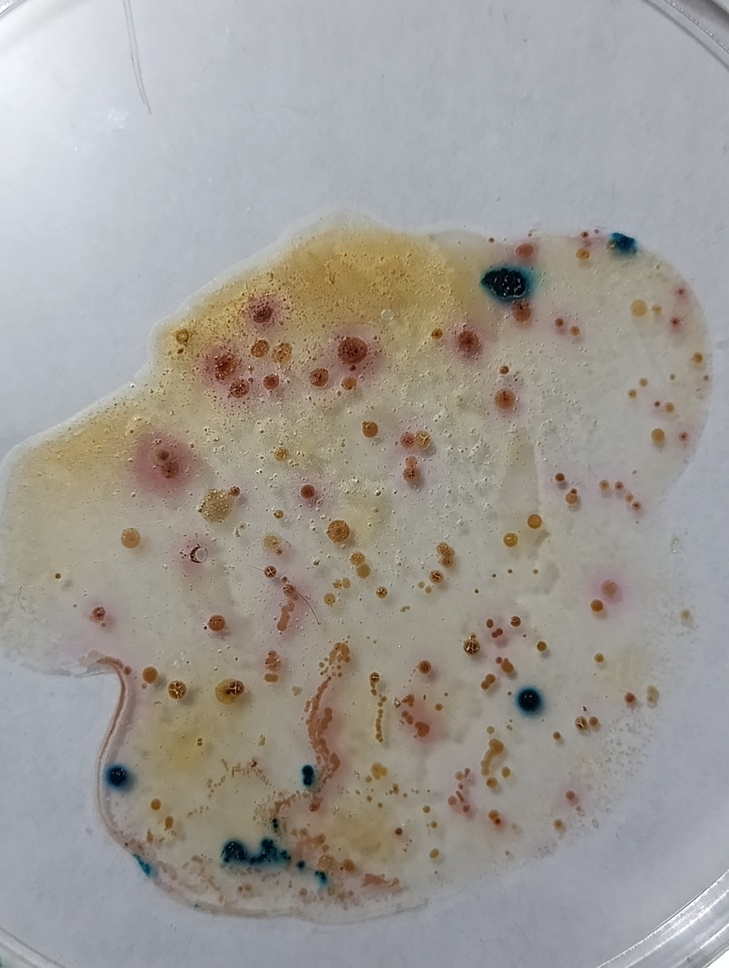
#> input picture HCL001R.jpg, 729 x 968 px, shrunk from 3072 x 4080 before the run
$ python main4.py
#> lines starting #> are read from the running program, lines starting #| are printed output that depends on the picture; after the words box and inside, x2 and y2 are one past the last pixel; in counts of white or black regions, pixels touching at a corner belong together
import cv2
import numpy as np

# Cargar imagen
img = cv2.imread('HCL001R.jpg')
#> img is the input picture: shape (968, 729, 3); mean B, G, R 150.5, 155.8, 160.1
imgR = img.copy()
imgY = img.copy()
imgB = img.copy()

# 1. Preprocesamiento - Mejorar contraste en zonas oscuras
lab = cv2.cvtColor(img, cv2.COLOR_BGR2LAB)
#> lab: shape (968, 729, 3); mean of channels 0, 1, 2 164.3, 128.9, 131.5
l, a, b = cv2.split(lab)
clahe = cv2.createCLAHE(clipLimit=4.0, tileGridSize=(16,16))  # Más agresivo
l = clahe.apply(l)
lab = cv2.merge((l,a,b))
#> lab: shape (968, 729, 3); mean of channels 0, 1, 2 162.9, 128.9, 131.5
img_enhanced = cv2.cvtColor(lab, cv2.COLOR_LAB2BGR)


# Convertir a HSV (mejor para detección de color)
hsv = cv2.cvtColor(img, cv2.COLOR_BGR2HSV)
#> hsv: shape (968, 729, 3); mean H, S, V 62.7, 34.4, 165.4

# Definir rangos para tonos rojizos en HSV (corregido)
lower_red1 = np.array([0, 50, 50])       # Rojo bajo (tono 0-10)
upper_red1 = np.array([10, 255, 255])
lower_red2 = np.array([160, 50, 50])      # Rojo alto (tono 160-180)
upper_red2 = np.array([180, 255, 255])

lower_yellow = np.array([20, 50, 50])
upper_yellow = np.array([30, 255, 255])

lower_blue1 = np.array([200, 30, 30])
upper_blue1 = np.array([200, 255, 255])
lower_blue2 = np.array([85, 40, 30])
upper_blue2 = np.array([115, 120, 80])

# Crear máscaras
mask1 = cv2.inRange(hsv, lower_red1, upper_red1)
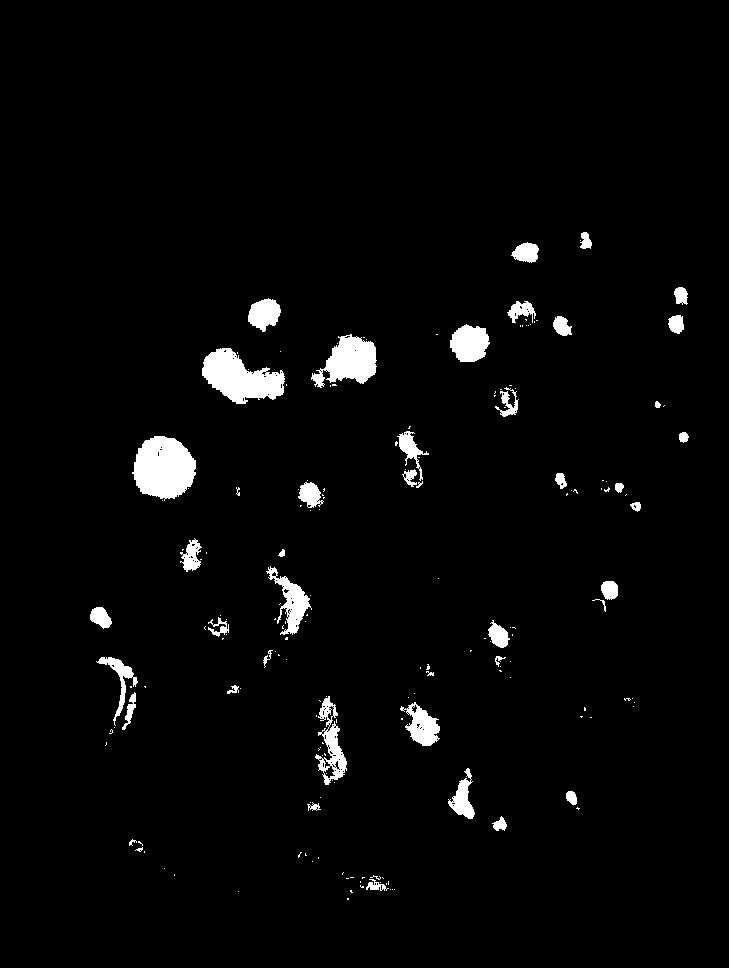
#> mask1: shape (968, 729); 2.9% white; 181 white regions (136 under 20 px), largest, box (x1, y1, x2, y2) and area: (132, 436, 196, 501) 3057, (202, 348, 285, 404) 2732, (311, 334, 377, 388) 2011
mask2 = cv2.inRange(hsv, lower_red2, upper_red2)
#> mask2: shape (968, 729); 0% white in thin lines or dots, all inside (x1, y1, x2, y2) = (601, 580, 619, 601)
mask_red = cv2.bitwise_or(mask1, mask2)

mask_yellow = cv2.inRange(hsv, lower_yellow, upper_yellow)
#> mask_yellow: shape (968, 729); 8.3% white; 410 white regions (371 under 20 px), largest, box (x1, y1, x2, y2) and area: (25, 229, 492, 512) 32189, (140, 666, 273, 838) 12595, (258, 400, 348, 472) 4037

maskB1 = cv2.inRange(hsv, lower_blue1, upper_blue1)
#> maskB1: shape (968, 729); every value is 0
maskB2 = cv2.inRange(hsv, lower_blue2, upper_blue2)
#> maskB2: shape (968, 729); 0.13% white in thin lines or dots, all inside (x1, y1, x2, y2) = (113, 240, 636, 882)
mask_blue = cv2.bitwise_or(maskB1, maskB2)

# Mejorar la máscara con morfología
kernel = np.ones((5, 5), np.uint8)
mask_red = cv2.morphologyEx(mask_red, cv2.MORPH_OPEN, kernel, iterations=1)
#> mask_red: shape (968, 729); 2.3% white; 42 white regions, largest, box (x1, y1, x2, y2) and area: (134, 436, 196, 498) 3027, (202, 348, 284, 404) 2591, (326, 337, 376, 383) 1795
mask_red = cv2.morphologyEx(mask_red, cv2.MORPH_CLOSE, kernel, iterations=2)
#> mask_red: shape (968, 729); 2.4% white; 34 white regions, largest, box (x1, y1, x2, y2) and area: (134, 436, 196, 498) 3035, (202, 348, 284, 404) 2643, (313, 337, 376, 384) 1958

kernel = np.ones((5, 5), np.uint8)
mask_yellow = cv2.morphologyEx(mask_yellow, cv2.MORPH_OPEN, kernel, iterations=1)
#> mask_yellow: shape (968, 729); 7.4% white; 24 white regions, largest, box (x1, y1, x2, y2) and area: (26, 230, 490, 512) 30043, (141, 669, 268, 838) 12058, (260, 408, 348, 469) 3506
mask_yellow = cv2.morphologyEx(mask_yellow, cv2.MORPH_CLOSE, kernel, iterations=2)
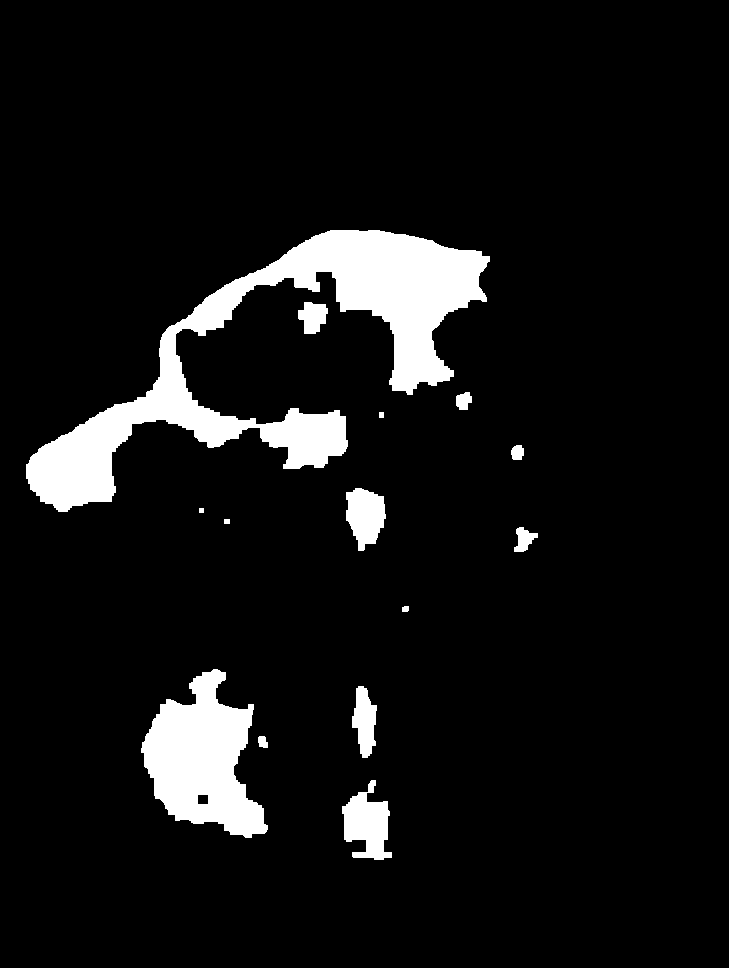
#> mask_yellow: shape (968, 729); 7.7% white; 14 white regions, largest, box (x1, y1, x2, y2) and area: (26, 230, 490, 512) 34654, (141, 669, 268, 838) 12396, (342, 780, 392, 860) 2397

kernel = np.ones((5, 5), np.uint8)
mask_blue = cv2.morphologyEx(mask_blue, cv2.MORPH_OPEN, kernel, iterations=1)
#> mask_blue: shape (968, 729); 0.01% white; 1 white region
mask_blue = cv2.morphologyEx(mask_blue, cv2.MORPH_CLOSE, kernel, iterations=2)

#Suavizado
mask_blue = cv2.GaussianBlur(mask_blue, (5, 5), 0)
mask_red = cv2.GaussianBlur(mask_red, (5, 5), 0)
mask_yellow = cv2.GaussianBlur(mask_yellow, (5, 5), 0)

# Encontrar contornos
contoursRed, _ = cv2.findContours(mask_red, cv2.RETR_EXTERNAL, cv2.CHAIN_APPROX_SIMPLE)
#> contoursRed = 34 contours; largest, box (x1, y1, x2, y2) and area: (132, 434, 198, 500) 3438, (200, 346, 286, 406) 3090, (311, 335, 378, 386) 2328, (448, 323, 491, 364) 1364, (276, 576, 311, 635) 1164

contoursYellow, _ = cv2.findContours(mask_yellow, cv2.RETR_EXTERNAL, cv2.CHAIN_APPROX_SIMPLE)
#> contoursYellow = 14 contours; largest, box (x1, y1, x2, y2) and area: (24, 228, 492, 514) 38505, (139, 667, 270, 840) 13588, (340, 778, 394, 862) 2906, (344, 486, 388, 553) 2114, (350, 684, 379, 760) 1490

contoursBlue, _ = cv2.findContours(mask_blue, cv2.RETR_EXTERNAL, cv2.CHAIN_APPROX_SIMPLE)
#> contoursBlue = 1 item

# Filtrar por área y contar colonias
min_area = 20  # Ajustar según el tamaño mínimo de tus colonias
countR = 0

for cnt in contoursRed:
    area = cv2.contourArea(cnt)
    if area > min_area:
        countR += 1
        # Dibujar contorno y número
        cv2.drawContours(imgR, [cnt], -1, (0, 255, 0), 4)
        M = cv2.moments(cnt)
        if M["m00"] != 0:
            cX = int(M["m10"] / M["m00"])
            cY = int(M["m01"] / M["m00"])
            cv2.putText(img, str(countR), (cX, cY),
                        cv2.FONT_HERSHEY_SIMPLEX, 2, (0, 0, 255), 4)
#> this loop made 34 passes
#> (cnt, area, cX, cY) on passes 1, 10, 16: ([[368, 883], [368, 891], [380, 891], [380, 883]], 96, 374, 887), ([[218, 625], [218, 634], [228, 634], [228, 625]], 90, 223, 629), ([[634, 502], [634, 510], [642, 510], [642, 502]], 64, 638, 506)
#> (area, cX, cY) on passes 2 to 7: (172.5, 499, 824), (200.5, 571, 796), (710.5, 463, 800), (721, 335, 751), (1043, 423, 727), (107, 326, 701)
#> img: shape (968, 729, 3); 3.63% of pixels changed, all inside (x1, y1, x2, y2) = (110, 196, 729, 890)
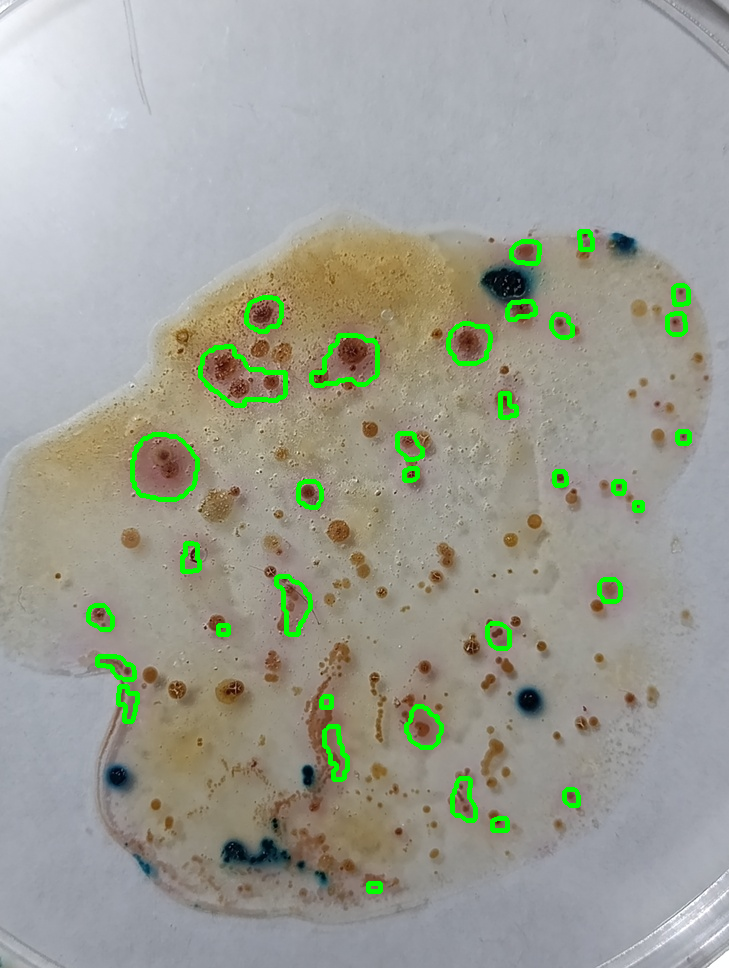
#> imgR: shape (968, 729, 3); mean B, G, R 148.3, 158.6, 157.1
#> after the loop, countR = 34

countY = 0
for cnt in contoursYellow:
    area = cv2.contourArea(cnt)
    if area > min_area:
        countY += 1
        # Dibujar contorno y número
        cv2.drawContours(imgY, [cnt], -1, (0, 255, 0), 4)
        M = cv2.moments(cnt)
        if M["m00"] != 0:
            cX = int(M["m10"] / M["m00"])
            cY = int(M["m01"] / M["m00"])
            cv2.putText(img, str(countR), (cX, cY),
                        cv2.FONT_HERSHEY_SIMPLEX, 2, (0, 0, 255), 4)
#> this loop made 14 passes
#> (cnt, area, cX, cY) on passes 7, 8, 11: ([[222, 517], [222, 525], [231, 525], [231, 517]], 72, 226, 521), ([[197, 506], [197, 514], [205, 514], [205, 506]], 64, 201, 510), ([[377, 410], [377, 419], [385, 419], [385, 410]], 72, 381, 414)
#> (area, cX, cY) on passes 1 to 6: (2905.5, 366, 823), (174.5, 262, 741), (1490.5, 364, 721), (13587.5, 202, 759), (88, 405, 608), (515.5, 523, 539)
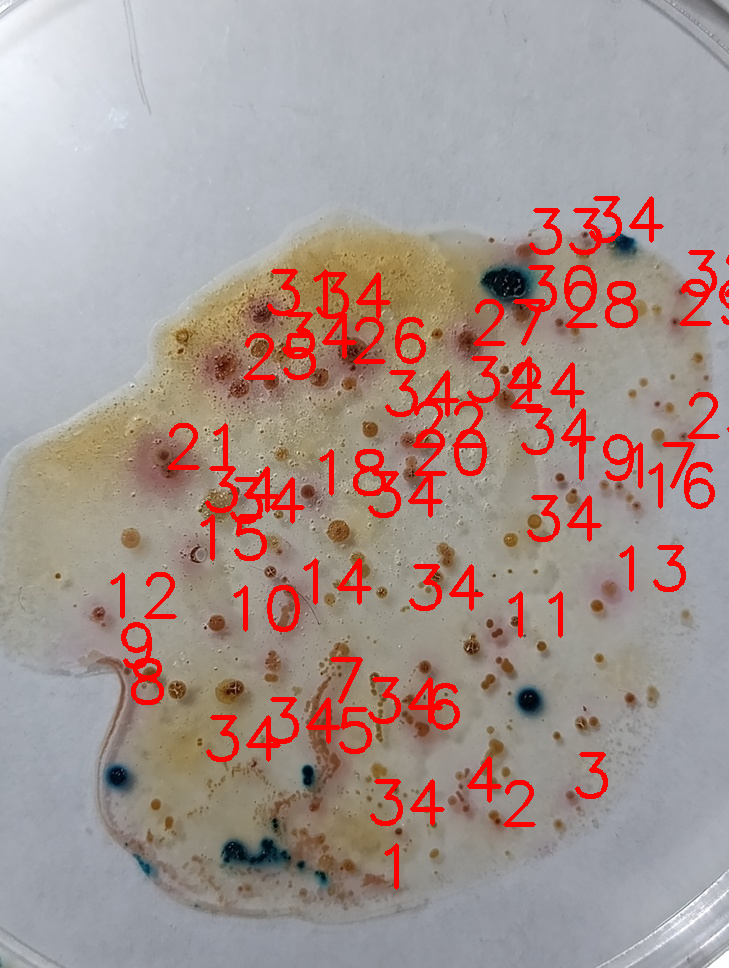
#> img: shape (968, 729, 3); mean B, G, R 143.6, 148, 165.7
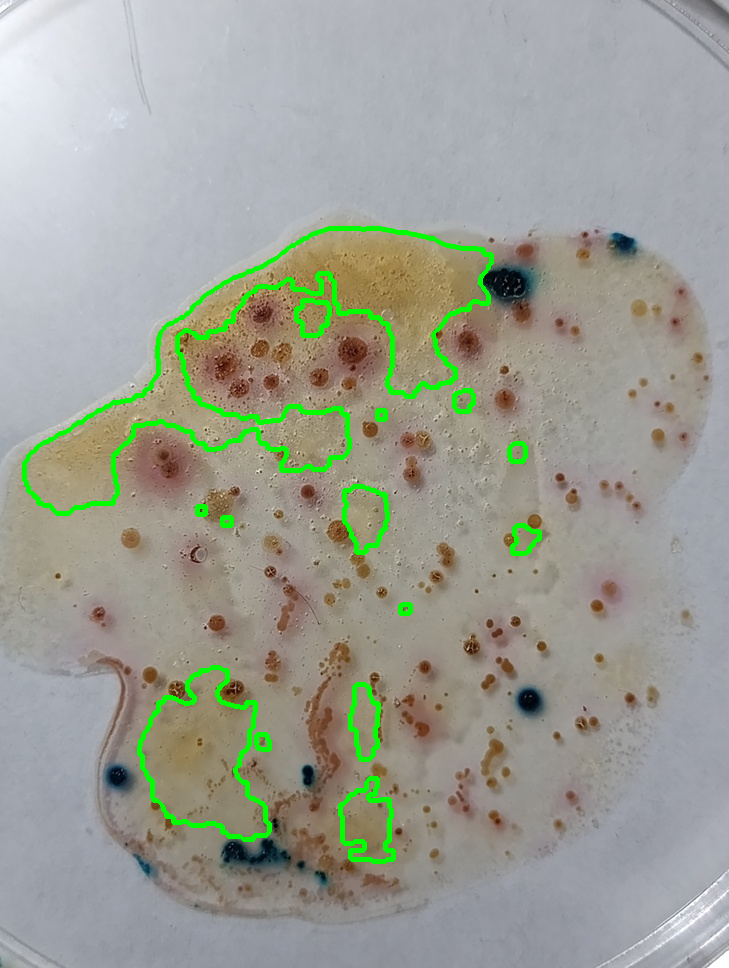
#> imgY: shape (968, 729, 3); mean B, G, R 147.5, 158.8, 156
#> after the loop, countY = 14

countB = 0
for cnt in contoursBlue:
    area = cv2.contourArea(cnt)
    if area > min_area:
        countB += 1
        # Dibujar contorno y número
        cv2.drawContours(imgB, [cnt], -1, (0, 255, 0), 4)
        M = cv2.moments(cnt)
        if M["m00"] != 0:
            cX = int(M["m10"] / M["m00"])
            cY = int(M["m01"] / M["m00"])
            cv2.putText(img, str(countR), (cX, cY),
                        cv2.FONT_HERSHEY_SIMPLEX, 2, (0, 0, 255), 4)
#> this loop made 1 pass
#> (area, countB, cX, cY) on pass 1: (88, 1, 508, 298)
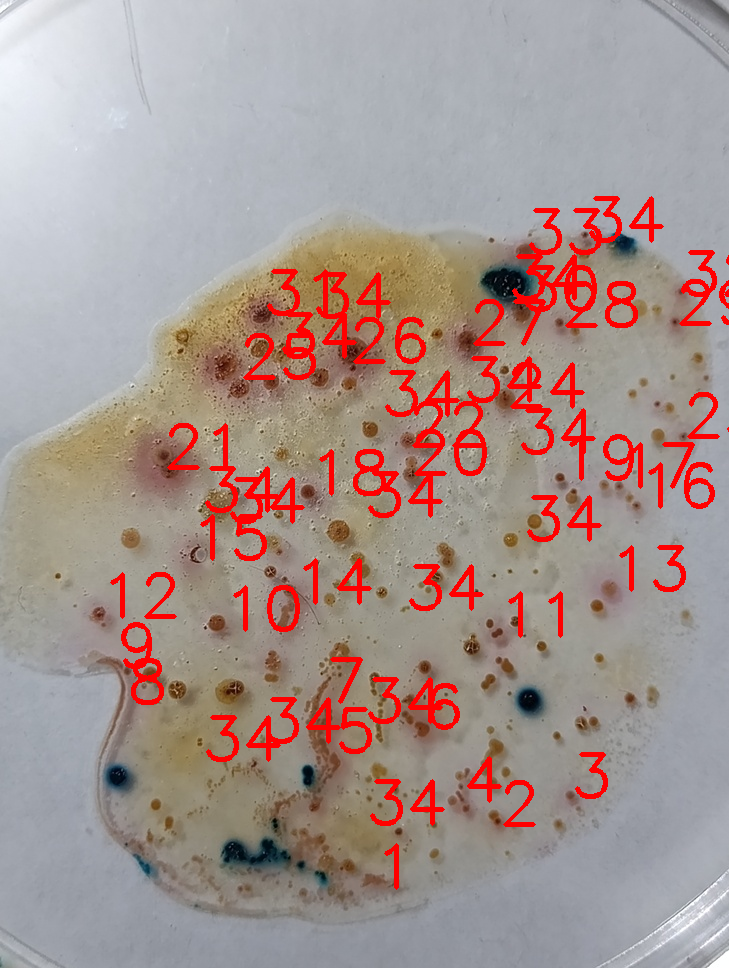
#> img: shape (968, 729, 3); 0.11% of pixels changed, all inside (x1, y1, x2, y2) = (512, 254, 585, 301)
#> after the loop, countB = 1

# Resultados
print(f"Número total de colonias rojas detectadas: {countR}")
#| Número total de colonias rojas detectadas: 34
print(f"Número total de zonas amarillas detectadas: {countY}")
#| Número total de zonas amarillas detectadas: 14
print(f"Número total de colonias azules detectadas: {countB}")
#| Número total de colonias azules detectadas: 1
cv2.imwrite('coloniasRojas.jpg', imgR)
cv2.imwrite('mascara_rojo.jpg', mask_red)

cv2.imwrite('zonasAmarillas.jpg', imgY)
cv2.imwrite('mascara_amarillo.jpg', mask_yellow)

cv2.imwrite('coloniasAzules.jpg', imgB)
cv2.imwrite('mascara_azul.jpg', mask_blue)

# Mostrar resultados
#cv2.imshow('Colonias Detectadas', img)
#cv2.waitKey(0)
#cv2.destroyAllWindows()
